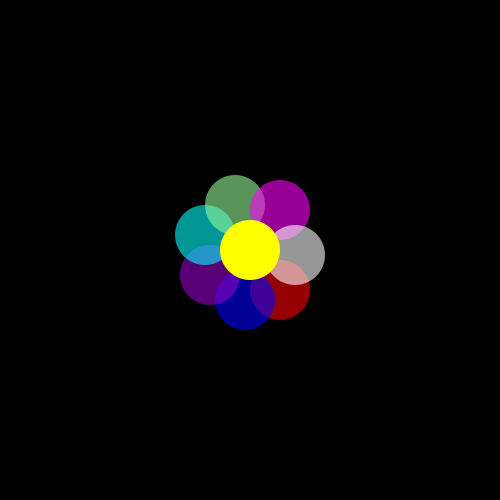
Frame 1 (no input)
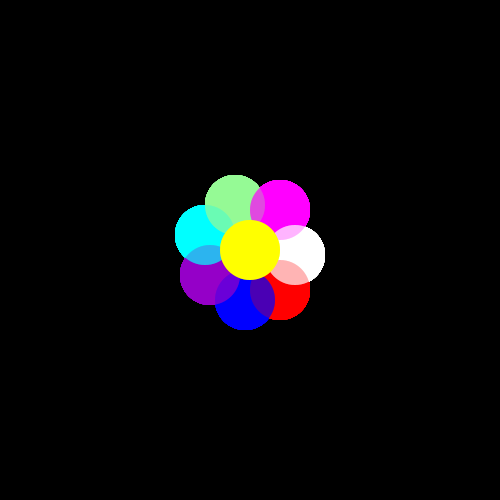
Frame 60 (the mouse pressed at the canvas centre just before this capture)
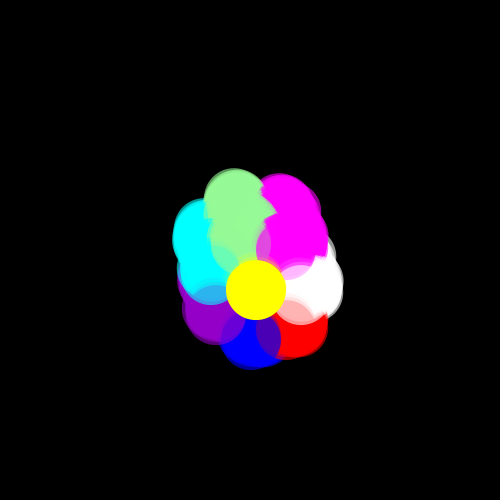
Frame 120 (the mouse held since frame 60 and released just before this capture)

The Processing sketch that drew these frames (run headless with seeded random() and noise(); from frame 60 on, the mouse is pressed at the canvas centre):

// Processing sketch: processing_12766
// ── processing_12766.pde

//Assignment #3
//Anna Perocchi
//aperocchi@brynmawr.edu	
//September 23, 2010

//set floats
float x = 250;
float y = 250;
float w = 60;
float h = 60;

//setup
void setup () {
  background (0);
   size (500, 500);
   smooth ();
   
}
// flower factors
void draw () {
  drawFlower (x, y, w, h);
  float factor = constrain (mouseX/10, 0, 5);
  jiggleFlower (factor);
}
//draw original flower
   void drawFlower (float x1, float y1, float w1, float h1) {
   
    ellipseMode (CENTER);
    noStroke ();
    fill (255, 0, 0, 150);
    ellipse (x1 + 30, y1 + 40, w1, h1);
    
    noStroke ();
    fill (0, 0, 255, 150);
    ellipse (x1 - 5, y1 + 50, w1, h1);
    
    noStroke ();
    fill (150, 0, 200, 150);
    ellipse (x1 - 40, y1 + 25, w1, h1);
    
    noStroke ();
    fill (0, 255, 255, 150);
    ellipse ( x1 - 45, y1 - 15, w1, h1);
    
    noStroke ();
    fill (150, 250, 150, 150);
    ellipse (x1 - 15, y1 - 45, w1, h1);
    
    noStroke ();
    fill (255, 0, 255, 150);
    ellipse (x1 + 30, y1 - 40, w1, h1);
    
    noStroke ();
    fill (255, 150);
    ellipse (x1 + 45, y1 + 5, w1, h1);
     
    noStroke ();
    fill (255, 255, 0);
    ellipse (x1, y1, w1, h1);
    
  }
  //jiggle flower code 
  void jiggleFlower (float speed) {
    x = x + random (-1, 1) * speed;
    y = y + random (-1, 1) * speed;
    
    x = constrain (x, 0, width);
    y = constrain (y, 0, height);
  }
  
  //mouse clicked yields new flower w/ random middle color
  void mouseClicked () {
    drawFlower (mouseX,mouseY,60,60);
    noStroke ();
    fill (random(255),random(255),random(255));
    ellipse (mouseX,mouseY,60,60);
    
  }
